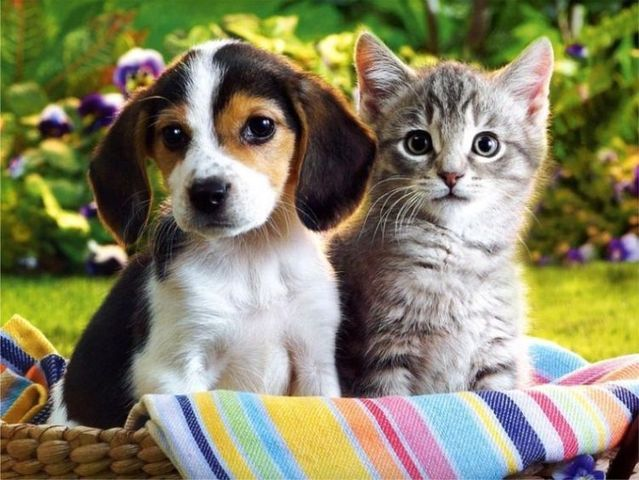
#> input picture Teoría/7. Procesamiento digital de imágenes/imag1.jpg, 639 x 480 px
$ python Esp_transf.py
#> lines starting #> are read from the running program, lines starting #| are printed output that depends on the picture
import cv2 as cv
import numpy as np
import matplotlib.pyplot as plt

def rotate_imag(img, ang):
    rows,cols = img.shape

    M = cv.getRotationMatrix2D(((cols-1)/2.0, (rows-1)/2.0), ang, 1)
    dst = cv.warpAffine(img, M, (cols,rows))

    plot_imags(img,dst)

def trans_imag(img, x ,y):
    rows,cols = img.shape
    M = np.float32([[1,0,x],[0,1,y]])
    dst = cv.warpAffine(img,M,(cols,rows))

    plot_imags(img,dst)

def affine_imag(img):
    rows,cols = img.shape

    pts1 = np.float32([[50,50],[200,50],[50,200]])
    pts2 = np.float32([[10,100],[200,50],[100,200]])

    M = cv.getAffineTransform(pts1,pts2)
    dst = cv.warpAffine(img,M,(cols,rows))
    plot_imags(img,dst)

def plot_imags(img,dst):
    plt.subplot(1,2,1)
    plt.imshow(img,'gray')
    plt.title('Original')

    plt.subplot(1,2,2)
    plt.imshow(dst,'gray')
    plt.title('Transformada')
    plt.show()

imagN = cv.imread('imag1.jpg', cv.IMREAD_GRAYSCALE) # CARGANDO IMAGEN NATURAL
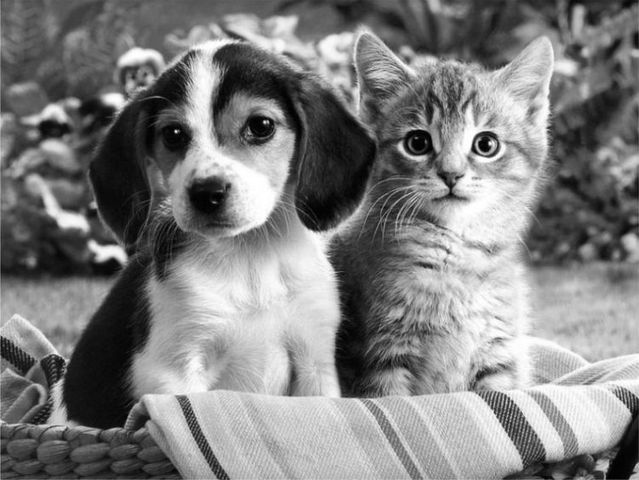
#> imagN: shape (480, 639); min 0, max 255, mean 127.6
imagS = cv.imread('dibujo.png', cv.IMREAD_GRAYSCALE) # CARGANDO IMAGEN SINTÉTICA
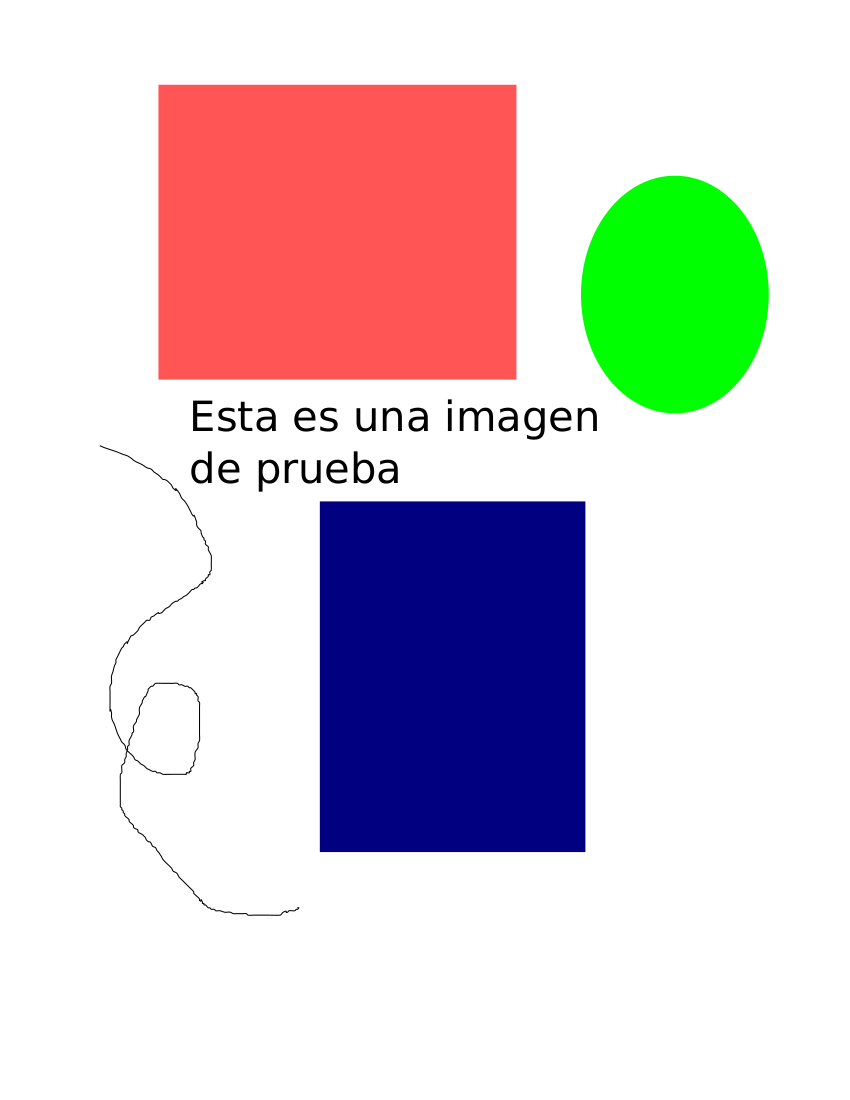
#> input picture Teoría/7. Procesamiento digital de imágenes/dibujo.png, 850 x 1100 px
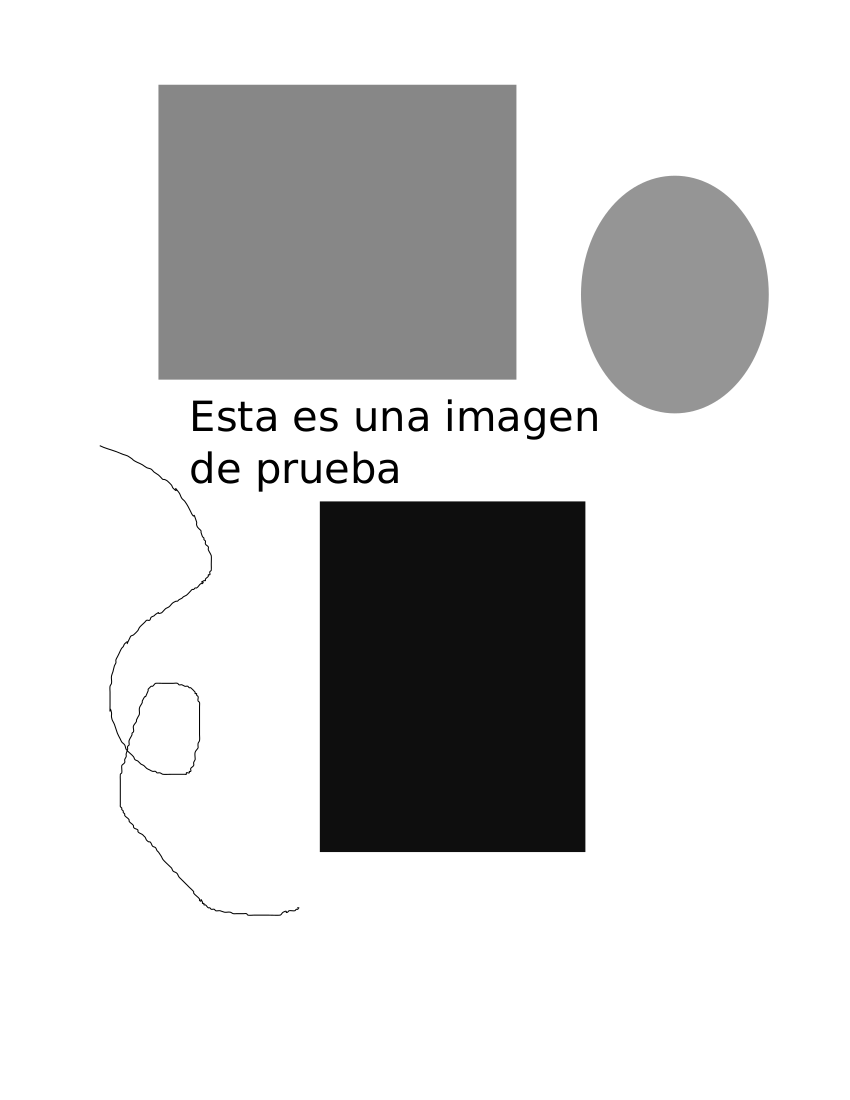
#> imagS: shape (1100, 850); min 0, max 255, mean 211.8

# Translación
trans_imag(imagN, 100, 50)
trans_imag(imagS, 150, -100)

# Rotación
rotate_imag(imagN,90)
#> in rotate_imag, `dst = cv.warpAffine(img, M, (cols,rows))`:
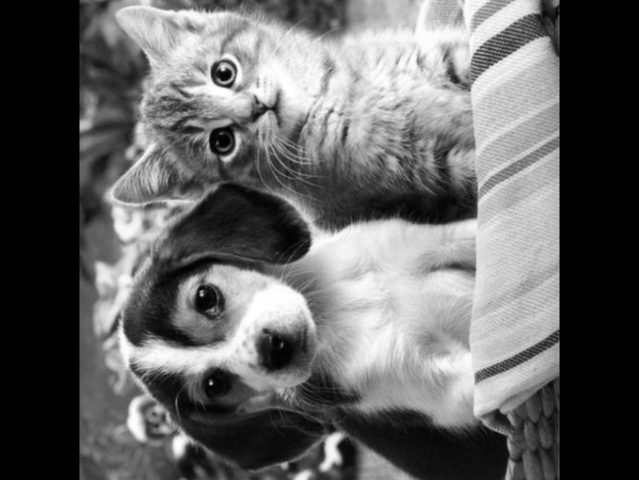
#> dst: shape (480, 639); min 0, max 255, mean 100.2
rotate_imag(imagS,-45)
#> call 2 of rotate_imag, with ang = -45
#> in rotate_imag (call 2), `dst = cv.warpAffine(img, M, (cols,rows))`:
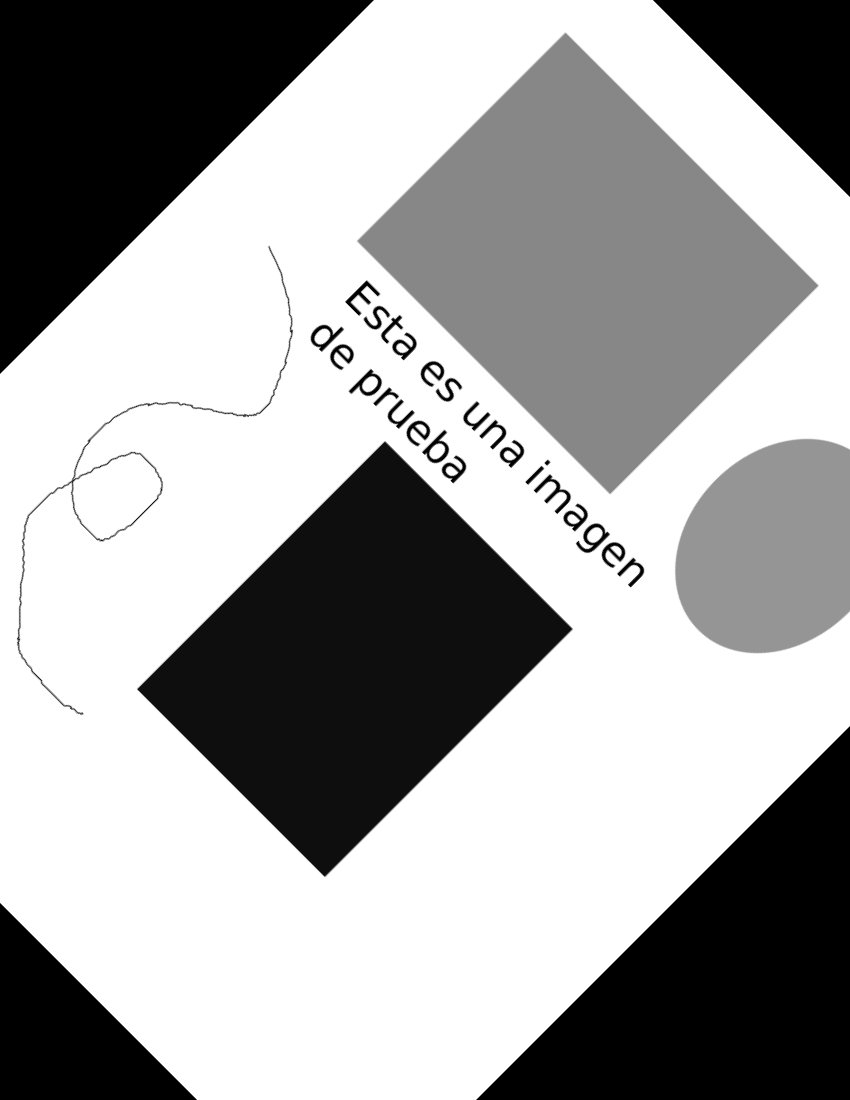
#> dst: shape (1100, 850); min 0, max 255, mean 163.5

# Affine
affine_imag(imagN)
#> in affine_imag, `dst = cv.warpAffine(img,M,(cols,rows))`:
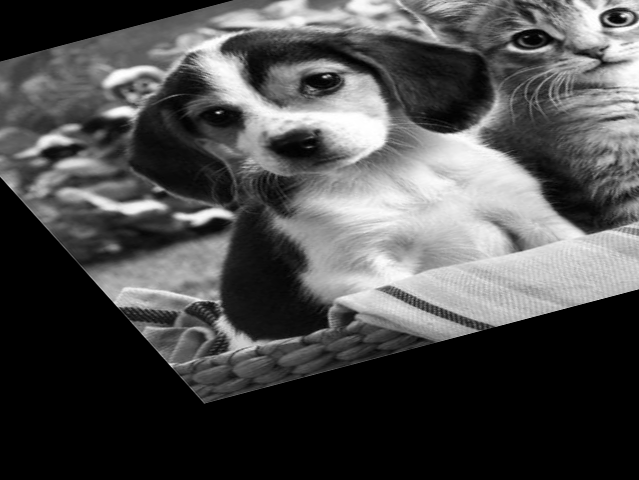
#> dst: shape (480, 639); min 0, max 255, mean 77.3
affine_imag(imagS)
#> in affine_imag (call 2), `dst = cv.warpAffine(img,M,(cols,rows))`:
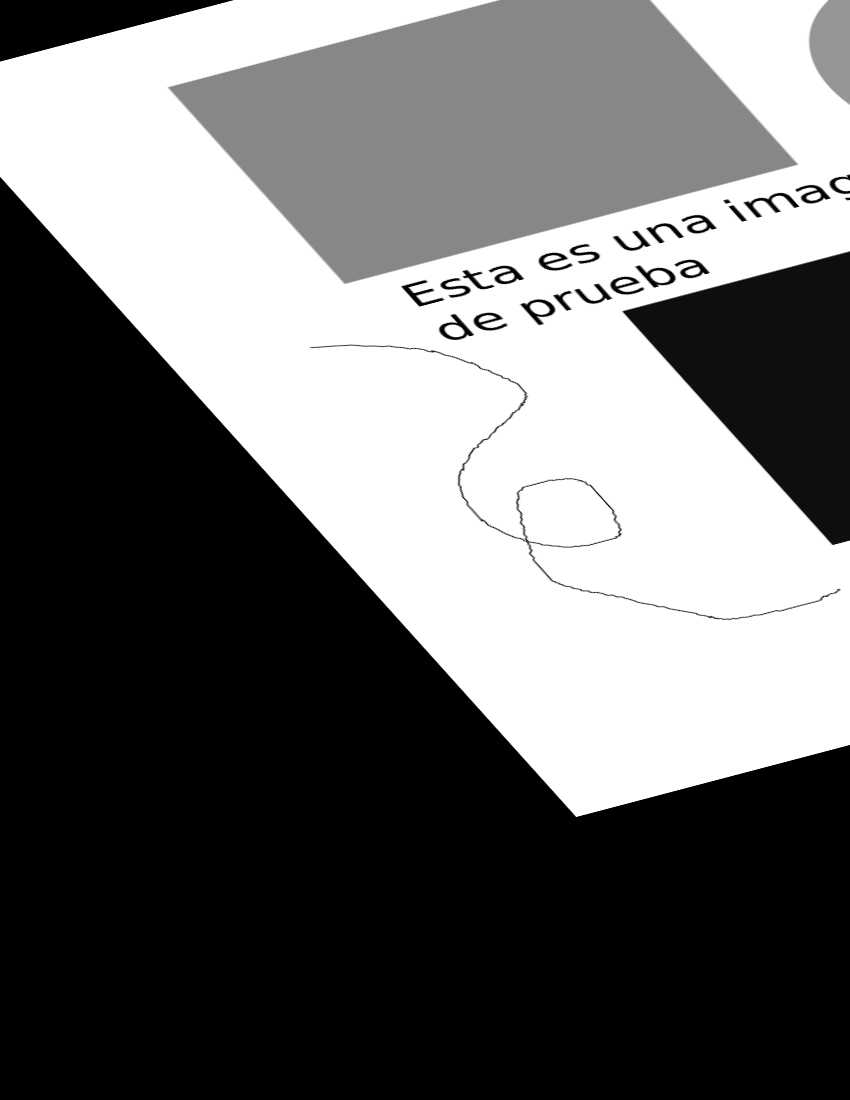
#> dst: shape (1100, 850); min 0, max 255, mean 109.5
